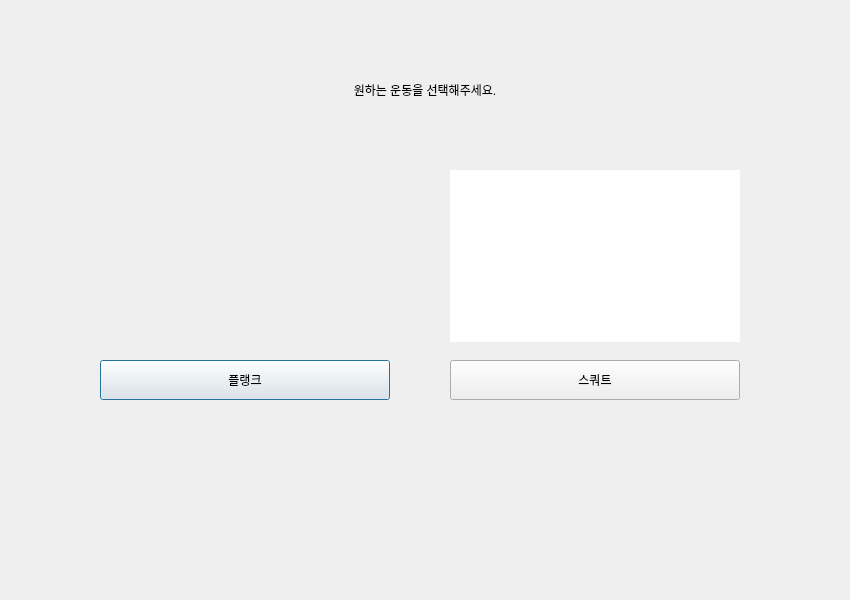
<?xml version="1.0" encoding="UTF-8"?>
<ui version="4.0">
 <class>selectExercise</class>
 <widget class="QDialog" name="selectExercise">
  <property name="geometry">
   <rect>
    <x>0</x>
    <y>0</y>
    <width>850</width>
    <height>600</height>
   </rect>
  </property>
  <property name="windowTitle">
   <string>HomePT와 함께 하는 올바른 홈트레이닝 라이프</string>
  </property>
  <property name="windowIcon">
   <iconset resource="heart.qrc">
    <normaloff>:/icon_heart/heart.png</normaloff>:/icon_heart/heart.png</iconset>
  </property>
  <property name="styleSheet">
   <string notr="true">background-color:&quot;Aliceblue&quot;;</string>
  </property>
  <widget class="QLabel" name="selectTitle">
   <property name="geometry">
    <rect>
     <x>100</x>
     <y>50</y>
     <width>650</width>
     <height>80</height>
    </rect>
   </property>
   <property name="styleSheet">
    <string notr="true">font: 26pt&quot;경기천년제목M Medium&quot;; color:&quot;black&quot;;</string>
   </property>
   <property name="text">
    <string>&lt;html&gt;&lt;head/&gt;&lt;body&gt;&lt;p align=&quot;center&quot;&gt;원하는 운동을 선택해주세요.&lt;/p&gt;&lt;/body&gt;&lt;/html&gt;</string>
   </property>
  </widget>
  <widget class="QWidget" name="exercise1" native="true">
   <property name="geometry">
    <rect>
     <x>100</x>
     <y>170</y>
     <width>290</width>
     <height>172</height>
    </rect>
   </property>
   <property name="styleSheet">
    <string notr="true">image: url(:/exercise1/ex1.png);</string>
   </property>
  </widget>
  <widget class="QWidget" name="exercise2" native="true">
   <property name="geometry">
    <rect>
     <x>450</x>
     <y>170</y>
     <width>290</width>
     <height>172</height>
    </rect>
   </property>
   <property name="styleSheet">
    <string notr="true">image: url(:/exercise2/ex2.jpg);
background-color: rgb(255, 255, 255);</string>
   </property>
  </widget>
  <widget class="QPushButton" name="exButton1">
   <property name="geometry">
    <rect>
     <x>100</x>
     <y>360</y>
     <width>290</width>
     <height>40</height>
    </rect>
   </property>
   <property name="styleSheet">
    <string notr="true">background-color:&quot;Dodgerblue&quot;; color:&quot;white&quot;;font: 16pt&quot;경기천년제목M Medium&quot;;</string>
   </property>
   <property name="text">
    <string>플랭크</string>
   </property>
  </widget>
  <widget class="QPushButton" name="exButton2">
   <property name="geometry">
    <rect>
     <x>450</x>
     <y>360</y>
     <width>290</width>
     <height>40</height>
    </rect>
   </property>
   <property name="styleSheet">
    <string notr="true">background-color:&quot;Dodgerblue&quot;; color:&quot;white&quot;;font: 16pt&quot;경기천년제목M Medium&quot;;</string>
   </property>
   <property name="text">
    <string>스쿼트</string>
   </property>
  </widget>
 </widget>
 <resources>
  <include location="heart.qrc"/>
  <include location="e1.qrc"/>
  <include location="e2.qrc"/>
 </resources>
 <connections/>
</ui>
